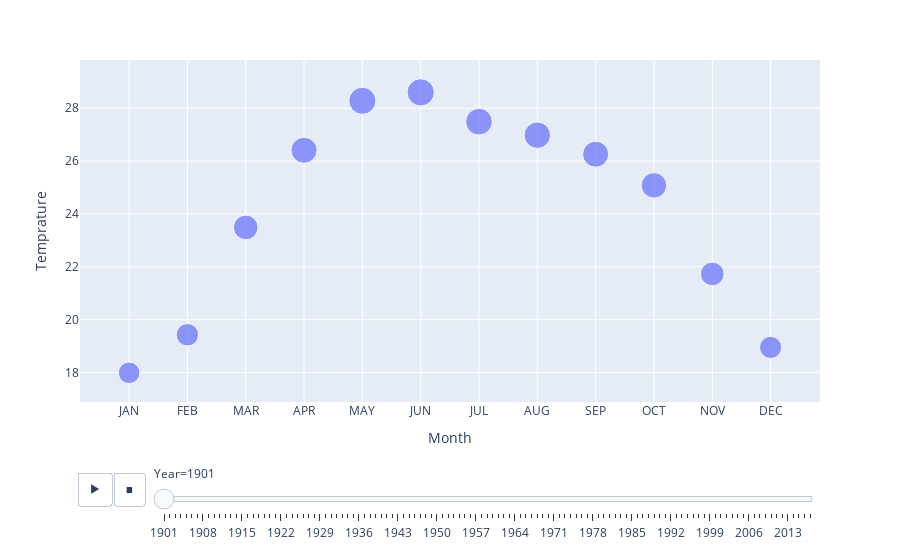

Write notebook code for a chart like this one.
### Code cell
px.scatter(df1, 'Month', 'Temprature', size='Temprature', animation_frame='Year')

### Figure 1 — Plotly figure (JSON) as saved in the notebook; plotly's stock layout.template omitted (floating-point values rounded to 4 significant figures)
{"data": [{"hovertemplate": "Year=1901<br>Month=%{x}<br>Temprature=%{marker.size}<extra></extra>", "legendgroup": "", "marker": {"color": "#636efa", "size": [17.99, 19.43, 23.49, 26.41, 28.28, 28.6, 27.49, 26.98, 26.26, 25.08, 21.73, 18.95], "sizemode": "area", "sizeref": 0.07695, "symbol": "circle"}, "mode": "markers", "name": "", "orientation": "v", "showlegend": false, "type": "scatter", "x": ["JAN", "FEB", "MAR", "APR", "MAY", "JUN", "JUL", "AUG", "SEP", "OCT", "NOV", "DEC"], "xaxis": "x", "y": [17.99, 19.43, 23.49, 26.41, 28.28, 28.6, 27.49, 26.98, 26.26, 25.08, 21.73, 18.95], "yaxis": "y"}], "layout": {"legend": {"itemsizing": "constant", "tracegroupgap": 0}, "margin": {"t": 60}, "sliders": [{"active": 0, "currentvalue": {"prefix": "Year="}, "len": 0.9, "pad": {"b": 10, "t": 60}, "steps": [{"args": [["1901"], {"frame": {"duration": 0, "redraw": false}, "fromcurrent": true, "mode": "immediate", "transition": {"duration": 0, "easing": "linear"}}], "label": "1901", "method": "animate"}, {"args": [["1902"], {"frame": {"duration": 0, "redraw": false}, "fromcurrent": true, "mode": "immediate", "transition": {"duration": 0, "easing": "linear"}}], "label": "1902", "method": "animate"}, {"args": [["1903"], {"frame": {"duration": 0, "redraw": false}, "fromcurrent": true, "mode": "immediate", "transition": {"duration": 0, "easing": "linear"}}], "label": "1903", "method": "animate"}, {"args": [["1904"], {"frame": {"duration": 0, "redraw": false}, "fromcurrent": true, "mode": "immediate", "transition": {"duration": 0, "easing": "linear"}}], "label": "1904", "method": "animate"}, {"args": [["1905"], {"frame": {"duration": 0, "redraw": false}, "fromcurrent": true, "mode": "immediate", "transition": {"duration": 0, "easing": "linear"}}], "label": "1905", "method": "animate"}, {"args": [["1906"], {"frame": {"duration": 0, "redraw": false}, "fromcurrent": true, "mode": "immediate", "transition": {"duration": 0, "easing": "linear"}}], "label": "1906", "method": "animate"}, {"args": [["1907"], {"frame": {"duration": 0, "redraw": false}, "fromcurrent": true, "mode": "immediate", "transition": {"duration": 0, "easing": "linear"}}], "label": "1907", "method": "animate"}, {"args": [["1908"], {"frame": {"duration": 0, "redraw": false}, "fromcurrent": true, "mode": "immediate", "transition": {"duration": 0, "easing": "linear"}}], "label": "1908", "method": "animate"}, {"args": [["1909"], {"frame": {"duration": 0, "redraw": false}, "fromcurrent": true, "mode": "immediate", "transition": {"duration": 0, "easing": "linear"}}], "label": "1909", "method": "animate"}, {"args": [["1910"], {"frame": {"duration": 0, "redraw": false}, "fromcurrent": true, "mode": "immediate", "transition": {"duration": 0, "easing": "linear"}}], "label": "1910", "method": "animate"}, {"args": [["1911"], {"frame": {"duration": 0, "redraw": false}, "fromcurrent": true, "mode": "immediate", "transition": {"duration": 0, "easing": "linear"}}], "label": "1911", "method": "animate"}, {"args": [["1912"], {"frame": {"duration": 0, "redraw": false}, "fromcurrent": true, "mode": "immediate", "transition": {"duration": 0, "easing": "linear"}}], "label": "1912", "method": "animate"}, {"args": [["1913"], {"frame": {"duration": 0, "redraw": false}, "fromcurrent": true, "mode": "immediate", "transition": {"duration": 0, "easing": "linear"}}], "label": "1913", "method": "animate"}, {"args": [["1914"], {"frame": {"duration": 0, "redraw": false}, "fromcurrent": true, "mode": "immediate", "transition": {"duration": 0, "easing": "linear"}}], "label": "1914", "method": "animate"}, {"args": [["1915"], {"frame": {"duration": 0, "redraw": false}, "fromcurrent": true, "mode": "immediate", "transition": {"duration": 0, "easing": "linear"}}], "label": "1915", "method": "animate"}, {"args": [["1916"], {"frame": {"duration": 0, "redraw": false}, "fromcurrent": true, "mode": "immediate", "transition": {"duration": 0, "easing": "linear"}}], "label": "1916", "method": "animate"}, {"args": [["1917"], {"frame": {"duration": 0, "redraw": false}, "fromcurrent": true, "mode": "immediate", "transition": {"duration": 0, "easing": "linear"}}], "label": "1917", "method": "animate"}, {"args": [["1918"], {"frame": {"duration": 0, "redraw": false}, "fromcurrent": true, "mode": "immediate", "transition": {"duration": 0, "easing": "linear"}}], "label": "1918", "method": "animate"}, {"args": [["1919"], {"frame": {"duration": 0, "redraw": false}, "fromcurrent": true, "mode": "immediate", "transition": {"duration": 0, "easing": "linear"}}], "label": "1919", "method": "animate"}, {"args": [["1920"], {"frame": {"duration": 0, "redraw": false}, "fromcurrent": true, "mode": "immediate", "transition": {"duration": 0, "easing": "linear"}}], "label": "1920", "method": "animate"}, {"args": [["1921"], {"frame": {"duration": 0, "redraw": false}, "fromcurrent": true, "mode": "immediate", "transition": {"duration": 0, "easing": "linear"}}], "label": "1921", "method": "animate"}, {"args": [["1922"], {"frame": {"duration": 0, "redraw": false}, "fromcurrent": true, "mode": "immediate", "transition": {"duration": 0, "easing": "linear"}}], "label": "1922", "method": "animate"}, {"args": [["1923"], {"frame": {"duration": 0, "redraw": false}, "fromcurrent": true, "mode": "immediate", "transition": {"duration": 0, "easing": "linear"}}], "label": "1923", "method": "animate"}, {"args": [["1924"], {"frame": {"duration": 0, "redraw": false}, "fromcurrent": true, "mode": "immediate", "transition": {"duration": 0, "easing": "linear"}}], "label": "1924", "method": "animate"}, {"args": [["1925"], {"frame": {"duration": 0, "redraw": false}, "fromcurrent": true, "mode": "immediate", "transition": {"duration": 0, "easing": "linear"}}], "label": "1925", "method": "animate"}, {"args": [["1926"], {"frame": {"duration": 0, "redraw": false}, "fromcurrent": true, "mode": "immediate", "transition": {"duration": 0, "easing": "linear"}}], "label": "1926", "method": "animate"}, {"args": [["1927"], {"frame": {"duration": 0, "redraw": false}, "fromcurrent": true, "mode": "immediate", "transition": {"duration": 0, "easing": "linear"}}], "label": "1927", "method": "animate"}, {"args": [["1928"], {"frame": {"duration": 0, "redraw": false}, "fromcurrent": true, "mode": "immediate", "transition": {"duration": 0, "easing": "linear"}}], "label": "1928", "method": "animate"}, {"args": [["1929"], {"frame": {"duration": 0, "redraw": false}, "fromcurrent": true, "mode": "immediate", "transition": {"duration": 0, "easing": "linear"}}], "label": "1929", "method": "animate"}, {"args": [["1930"], {"frame": {"duration": 0, "redraw": false}, "fromcurrent": true, "mode": "immediate", "transition": {"duration": 0, "easing": "linear"}}], "label": "1930", "method": "animate"}, {"args": [["1931"], {"frame": {"duration": 0, "redraw": false}, "fromcurrent": true, "mode": "immediate", "transition": {"duration": 0, "easing": "linear"}}], "label": "1931", "method": "animate"}, {"args": [["1932"], {"frame": {"duration": 0, "redraw": false}, "fromcurrent": true, "mode": "immediate", "transition": {"duration": 0, "easing": "linear"}}], "label": "1932", "method": "animate"}, {"args": [["1933"], {"frame": {"duration": 0, "redraw": false}, "fromcurrent": true, "mode": "immediate", "transition": {"duration": 0, "easing": "linear"}}], "label": "1933", "method": "animate"}, {"args": [["1934"], {"frame": {"duration": 0, "redraw": false}, "fromcurrent": true, "mode": "immediate", "transition": {"duration": 0, "easing": "linear"}}], "label": "1934", "method": "animate"}, {"args": [["1935"], {"frame": {"duration": 0, "redraw": false}, "fromcurrent": true, "mode": "immediate", "transition": {"duration": 0, "easing": "linear"}}], "label": "1935", "method": "animate"}, {"args": [["1936"], {"frame": {"duration": 0, "redraw": false}, "fromcurrent": true, "mode": "immediate", "transition": {"duration": 0, "easing": "linear"}}], "label": "1936", "method": "animate"}, {"args": [["1937"], {"frame": {"duration": 0, "redraw": false}, "fromcurrent": true, "mode": "immediate", "transition": {"duration": 0, "easing": "linear"}}], "label": "1937", "method": "animate"}, {"args": [["1938"], {"frame": {"duration": 0, "redraw": false}, "fromcurrent": true, "mode": "immediate", "transition": {"duration": 0, "easing": "linear"}}], "label": "1938", "method": "animate"}, {"args": [["1939"], {"frame": {"duration": 0, "redraw": false}, "fromcurrent": true, "mode": "immediate", "transition": {"duration": 0, "easing": "linear"}}], "label": "1939", "method": "animate"}, {"args": [["1940"], {"frame": {"duration": 0, "redraw": false}, "fromcurrent": true, "mode": "immediate", "transition": {"duration": 0, "easing": "linear"}}], "label": "1940", "method": "animate"}, {"args": [["1941"], {"frame": {"duration": 0, "redraw": false}, "fromcurrent": true, "mode": "immediate", "transition": {"duration": 0, "easing": "linear"}}], "label": "1941", "method": "animate"}, {"args": [["1942"], {"frame": {"duration": 0, "redraw": false}, "fromcurrent": true, "mode": "immediate", "transition": {"duration": 0, "easing": "linear"}}], "label": "1942", "method": "animate"}, {"args": [["1943"], {"frame": {"duration": 0, "redraw": false}, "fromcurrent": true, "mode": "immediate", "transition": {"duration": 0, "easing": "linear"}}], "label": "1943", "method": "animate"}, {"args": [["1944"], {"frame": {"duration": 0, "redraw": false}, "fromcurrent": true, "mode": "immediate", "transition": {"duration": 0, "easing": "linear"}}], "label": "1944", "method": "animate"}, {"args": [["1945"], {"frame": {"duration": 0, "redraw": false}, "fromcurrent": true, "mode": "immediate", "transition": {"duration": 0, "easing": "linear"}}], "label": "1945", "method": "animate"}, {"args": [["1946"], {"frame": {"duration": 0, "redraw": false}, "fromcurrent": true, "mode": "immediate", "transition": {"duration": 0, "easing": "linear"}}], "label": "1946", "method": "animate"}, {"args": [["1947"], {"frame": {"duration": 0, "redraw": false}, "fromcurrent": true, "mode": "immediate", "transition": {"duration": 0, "easing": "linear"}}], "label": "1947", "method": "animate"}, {"args": [["1948"], {"frame": {"duration": 0, "redraw": false}, "fromcurrent": true, "mode": "immediate", "transition": {"duration": 0, "easing": "linear"}}], "label": "1948", "method": "animate"}, {"args": [["1949"], {"frame": {"duration": 0, "redraw": false}, "fromcurrent": true, "mode": "immediate", "transition": {"duration": 0, "easing": "linear"}}], "label": "1949", "method": "animate"}, {"args": [["1950"], {"frame": {"duration": 0, "redraw": false}, "fromcurrent": true, "mode": "immediate", "transition": {"duration": 0, "easing": "linear"}}], "label": "1950", "method": "animate"}, {"args": [["1951"], {"frame": {"duration": 0, "redraw": false}, "fromcurrent": true, "mode": "immediate", "transition": {"duration": 0, "easing": "linear"}}], "label": "1951", "method": "animate"}, {"args": [["1952"], {"frame": {"duration": 0, "redraw": false}, "fromcurrent": true, "mode": "immediate", "transition": {"duration": 0, "easing": "linear"}}], "label": "1952", "method": "animate"}, {"args": [["1953"], {"frame": {"duration": 0, "redraw": false}, "fromcurrent": true, "mode": "immediate", "transition": {"duration": 0, "easing": "linear"}}], "label": "1953", "method": "animate"}, {"args": [["1954"], {"frame": {"duration": 0, "redraw": false}, "fromcurrent": true, "mode": "immediate", "transition": {"duration": 0, "easing": "linear"}}], "label": "1954", "method": "animate"}, {"args": [["1955"], {"frame": {"duration": 0, "redraw": false}, "fromcurrent": true, "mode": "immediate", "transition": {"duration": 0, "easing": "linear"}}], "label": "1955", "method": "animate"}, {"args": [["1956"], {"frame": {"duration": 0, "redraw": false}, "fromcurrent": true, "mode": "immediate", "transition": {"duration": 0, "easing": "linear"}}], "label": "1956", "method": "animate"}, {"args": [["1957"], {"frame": {"duration": 0, "redraw": false}, "fromcurrent": true, "mode": "immediate", "transition": {"duration": 0, "easing": "linear"}}], "label": "1957", "method": "animate"}, {"args": [["1958"], {"frame": {"duration": 0, "redraw": false}, "fromcurrent": true, "mode": "immediate", "transition": {"duration": 0, "easing": "linear"}}], "label": "1958", "method": "animate"}, {"args": [["1959"], {"frame": {"duration": 0, "redraw": false}, "fromcurrent": true, "mode": "immediate", "transition": {"duration": 0, "easing": "linear"}}], "label": "1959", "method": "animate"}, {"args": [["1960"], {"frame": {"duration": 0, "redraw": false}, "fromcurrent": true, "mode": "immediate", "transition": {"duration": 0, "easing": "linear"}}], "label": "1960", "method": "animate"}, {"args": [["1961"], {"frame": {"duration": 0, "redraw": false}, "fromcurrent": true, "mode": "immediate", "transition": {"duration": 0, "easing": "linear"}}], "label": "1961", "method": "animate"}, {"args": [["1962"], {"frame": {"duration": 0, "redraw": false}, "fromcurrent": true, "mode": "immediate", "transition": {"duration": 0, "easing": "linear"}}], "label": "1962", "method": "animate"}, {"args": [["1963"], {"frame": {"duration": 0, "redraw": false}, "fromcurrent": true, "mode": "immediate", "transition": {"duration": 0, "easing": "linear"}}], "label": "1963", "method": "animate"}, {"args": [["1964"], {"frame": {"duration": 0, "redraw": false}, "fromcurrent": true, "mode": "immediate", "transition": {"duration": 0, "easing": "linear"}}], "label": "1964", "method": "animate"}, {"args": [["1965"], {"frame": {"duration": 0, "redraw": false}, "fromcurrent": true, "mode": "immediate", "transition": {"duration": 0, "easing": "linear"}}], "label": "1965", "method": "animate"}, {"args": [["1966"], {"frame": {"duration": 0, "redraw": false}, "fromcurrent": true, "mode": "immediate", "transition": {"duration": 0, "easing": "linear"}}], "label": "1966", "method": "animate"}, {"args": [["1967"], {"frame": {"duration": 0, "redraw": false}, "fromcurrent": true, "mode": "immediate", "transition": {"duration": 0, "easing": "linear"}}], "label": "1967", "method": "animate"}, {"args": [["1968"], {"frame": {"duration": 0, "redraw": false}, "fromcurrent": true, "mode": "immediate", "transition": {"duration": 0, "easing": "linear"}}], "label": "1968", "method": "animate"}, {"args": [["1969"], {"frame": {"duration": 0, "redraw": false}, "fromcurrent": true, "mode": "immediate", "transition": {"duration": 0, "easing": "linear"}}], "label": "1969", "method": "animate"}, {"args": [["1970"], {"frame": {"duration": 0, "redraw": false}, "fromcurrent": true, "mode": "immediate", "transition": {"duration": 0, "easing": "linear"}}], "label": "1970", "method": "animate"}, {"args": [["1971"], {"frame": {"duration": 0, "redraw": false}, "fromcurrent": true, "mode": "immediate", "transition": {"duration": 0, "easing": "linear"}}], "label": "1971", "method": "animate"}, {"args": [["1972"], {"frame": {"duration": 0, "redraw": false}, "fromcurrent": true, "mode": "immediate", "transition": {"duration": 0, "easing": "linear"}}], "label": "1972", "method": "animate"}, {"args": [["1973"], {"frame": {"duration": 0, "redraw": false}, "fromcurrent": true, "mode": "immediate", "transition": {"duration": 0, "easing": "linear"}}], "label": "1973", "method": "animate"}, {"args": [["1974"], {"frame": {"duration": 0, "redraw": false}, "fromcurrent": true, "mode": "immediate", "transition": {"duration": 0, "easing": "linear"}}], "label": "1974", "method": "animate"}, {"args": [["1975"], {"frame": {"duration": 0, "redraw": false}, "fromcurrent": true, "mode": "immediate", "transition": {"duration": 0, "easing": "linear"}}], "label": "1975", "method": "animate"}, {"args": [["1976"], {"frame": {"duration": 0, "redraw": false}, "fromcurrent": true, "mode": "immediate", "transition": {"duration": 0, "easing": "linear"}}], "label": "1976", "method": "animate"}, {"args": [["1977"], {"frame": {"duration": 0, "redraw": false}, "fromcurrent": true, "mode": "immediate", "transition": {"duration": 0, "easing": "linear"}}], "label": "1977", "method": "animate"}, {"args": [["1978"], {"frame": {"duration": 0, "redraw": false}, "fromcurrent": true, "mode": "immediate", "transition": {"duration": 0, "easing": "linear"}}], "label": "1978", "method": "animate"}, {"args": [["1979"], {"frame": {"duration": 0, "redraw": false}, "fromcurrent": true, "mode": "immediate", "transition": {"duration": 0, "easing": "linear"}}], "label": "1979", "method": "animate"}, {"args": [["1980"], {"frame": {"duration": 0, "redraw": false}, "fromcurrent": true, "mode": "immediate", "transition": {"duration": 0, "easing": "linear"}}], "label": "1980", "method": "animate"}, {"args": [["1981"], {"frame": {"duration": 0, "redraw": false}, "fromcurrent": true, "mode": "immediate", "transition": {"duration": 0, "easing": "linear"}}], "label": "1981", "method": "animate"}, {"args": [["1982"], {"frame": {"duration": 0, "redraw": false}, "fromcurrent": true, "mode": "immediate", "transition": {"duration": 0, "easing": "linear"}}], "label": "1982", "method": "animate"}, {"args": [["1983"], {"frame": {"duration": 0, "redraw": false}, "fromcurrent": true, "mode": "immediate", "transition": {"duration": 0, "easing": "linear"}}], "label": "1983", "method": "animate"}, {"args": [["1984"], {"frame": {"duration": 0, "redraw": false}, "fromcurrent": true, "mode": "immediate", "transition": {"duration": 0, "easing": "linear"}}], "label": "1984", "method": "animate"}, {"args": [["1985"], {"frame": {"duration": 0, "redraw": false}, "fromcurrent": true, "mode": "immediate", "transition": {"duration": 0, "easing": "linear"}}], "label": "1985", "method": "animate"}, {"args": [["1986"], {"frame": {"duration": 0, "redraw": false}, "fromcurrent": true, "mode": "immediate", "transition": {"duration": 0, "easing": "linear"}}], "label": "1986", "method": "animate"}, {"args": [["1987"], {"frame": {"duration": 0, "redraw": false}, "fromcurrent": true, "mode": "immediate", "transition": {"duration": 0, "easing": "linear"}}], "label": "1987", "method": "animate"}, {"args": [["1988"], {"frame": {"duration": 0, "redraw": false}, "fromcurrent": true, "mode": "immediate", "transition": {"duration": 0, "easing": "linear"}}], "label": "1988", "method": "animate"}, {"args": [["1989"], {"frame": {"duration": 0, "redraw": false}, "fromcurrent": true, "mode": "immediate", "transition": {"duration": 0, "easing": "linear"}}], "label": "1989", "method": "animate"}, {"args": [["1990"], {"frame": {"duration": 0, "redraw": false}, "fromcurrent": true, "mode": "immediate", "transition": {"duration": 0, "easing": "linear"}}], "label": "1990", "method": "animate"}, {"args": [["1991"], {"frame": {"duration": 0, "redraw": false}, "fromcurrent": true, "mode": "immediate", "transition": {"duration": 0, "easing": "linear"}}], "label": "1991", "method": "animate"}, {"args": [["1992"], {"frame": {"duration": 0, "redraw": false}, "fromcurrent": true, "mode": "immediate", "transition": {"duration": 0, "easing": "linear"}}], "label": "1992", "method": "animate"}, {"args": [["1993"], {"frame": {"duration": 0, "redraw": false}, "fromcurrent": true, "mode": "immediate", "transition": {"duration": 0, "easing": "linear"}}], "label": "1993", "method": "animate"}, {"args": [["1994"], {"frame": {"duration": 0, "redraw": false}, "fromcurrent": true, "mode": "immediate", "transition": {"duration": 0, "easing": "linear"}}], "label": "1994", "method": "animate"}, {"args": [["1995"], {"frame": {"duration": 0, "redraw": false}, "fromcurrent": true, "mode": "immediate", "transition": {"duration": 0, "easing": "linear"}}], "label": "1995", "method": "animate"}, {"args": [["1996"], {"frame": {"duration": 0, "redraw": false}, "fromcurrent": true, "mode": "immediate", "transition": {"duration": 0, "easing": "linear"}}], "label": "1996", "method": "animate"}, {"args": [["1997"], {"frame": {"duration": 0, "redraw": false}, "fromcurrent": true, "mode": "immediate", "transition": {"duration": 0, "easing": "linear"}}], "label": "1997", "method": "animate"}, {"args": [["1998"], {"frame": {"duration": 0, "redraw": false}, "fromcurrent": true, "mode": "immediate", "transition": {"duration": 0, "easing": "linear"}}], "label": "1998", "method": "animate"}, {"args": [["1999"], {"frame": {"duration": 0, "redraw": false}, "fromcurrent": true, "mode": "immediate", "transition": {"duration": 0, "easing": "linear"}}], "label": "1999", "method": "animate"}, {"args": [["2000"], {"frame": {"duration": 0, "redraw": false}, "fromcurrent": true, "mode": "immediate", "transition": {"duration": 0, "easing": "linear"}}], "label": "2000", "method": "animate"}, {"args": [["2001"], {"frame": {"duration": 0, "redraw": false}, "fromcurrent": true, "mode": "immediate", "transition": {"duration": 0, "easing": "linear"}}], "label": "2001", "method": "animate"}, {"args": [["2002"], {"frame": {"duration": 0, "redraw": false}, "fromcurrent": true, "mode": "immediate", "transition": {"duration": 0, "easing": "linear"}}], "label": "2002", "method": "animate"}, {"args": [["2003"], {"frame": {"duration": 0, "redraw": false}, "fromcurrent": true, "mode": "immediate", "transition": {"duration": 0, "easing": "linear"}}], "label": "2003", "method": "animate"}, {"args": [["2004"], {"frame": {"duration": 0, "redraw": false}, "fromcurrent": true, "mode": "immediate", "transition": {"duration": 0, "easing": "linear"}}], "label": "2004", "method": "animate"}, {"args": [["2005"], {"frame": {"duration": 0, "redraw": false}, "fromcurrent": true, "mode": "immediate", "transition": {"duration": 0, "easing": "linear"}}], "label": "2005", "method": "animate"}, {"args": [["2006"], {"frame": {"duration": 0, "redraw": false}, "fromcurrent": true, "mode": "immediate", "transition": {"duration": 0, "easing": "linear"}}], "label": "2006", "method": "animate"}, {"args": [["2007"], {"frame": {"duration": 0, "redraw": false}, "fromcurrent": true, "mode": "immediate", "transition": {"duration": 0, "easing": "linear"}}], "label": "2007", "method": "animate"}, {"args": [["2008"], {"frame": {"duration": 0, "redraw": false}, "fromcurrent": true, "mode": "immediate", "transition": {"duration": 0, "easing": "linear"}}], "label": "2008", "method": "animate"}, {"args": [["2009"], {"frame": {"duration": 0, "redraw": false}, "fromcurrent": true, "mode": "immediate", "transition": {"duration": 0, "easing": "linear"}}], "label": "2009", "method": "animate"}, {"args": [["2010"], {"frame": {"duration": 0, "redraw": false}, "fromcurrent": true, "mode": "immediate", "transition": {"duration": 0, "easing": "linear"}}], "label": "2010", "method": "animate"}, {"args": [["2011"], {"frame": {"duration": 0, "redraw": false}, "fromcurrent": true, "mode": "immediate", "transition": {"duration": 0, "easing": "linear"}}], "label": "2011", "method": "animate"}, {"args": [["2012"], {"frame": {"duration": 0, "redraw": false}, "fromcurrent": true, "mode": "immediate", "transition": {"duration": 0, "easing": "linear"}}], "label": "2012", "method": "animate"}, {"args": [["2013"], {"frame": {"duration": 0, "redraw": false}, "fromcurrent": true, "mode": "immediate", "transition": {"duration": 0, "easing": "linear"}}], "label": "2013", "method": "animate"}, {"args": [["2014"], {"frame": {"duration": 0, "redraw": false}, "fromcurrent": true, "mode": "immediate", "transition": {"duration": 0, "easing": "linear"}}], "label": "2014", "method": "animate"}, {"args": [["2015"], {"frame": {"duration": 0, "redraw": false}, "fromcurrent": true, "mode": "immediate", "transition": {"duration": 0, "easing": "linear"}}], "label": "2015", "method": "animate"}, {"args": [["2016"], {"frame": {"duration": 0, "redraw": false}, "fromcurrent": true, "mode": "immediate", "transition": {"duration": 0, "easing": "linear"}}], "label": "2016", "method": "animate"}, {"args": [["2017"], {"frame": {"duration": 0, "redraw": false}, "fromcurrent": true, "mode": "immediate", "transition": {"duration": 0, "easing": "linear"}}], "label": "2017", "method": "animate"}], "x": 0.1, "xanchor": "left", "y": 0, "yanchor": "top"}], "updatemenus": [{"buttons": [{"args": [null, {"frame": {"duration": 500, "redraw": false}, "fromcurrent": true, "mode": "immediate", "transition": {"duration": 500, "easing": "linear"}}], "label": "&#9654;", "method": "animate"}, {"args": [[null], {"frame": {"duration": 0, "redraw": false}, "fromcurrent": true, "mode": "immediate", "transition": {"duration": 0, "easing": "linear"}}], "label": "&#9724;", "method": "animate"}], "direction": "left", "pad": {"r": 10, "t": 70}, "showactive": false, "type": "buttons", "x": 0.1, "xanchor": "right", "y": 0, "yanchor": "top"}], "xaxis": {"anchor": "y", "domain": [0, 1], "title": {"text": "Month"}}, "yaxis": {"anchor": "x", "domain": [0, 1], "title": {"text": "Temprature"}}}}
